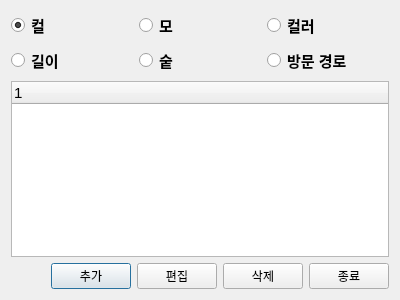
<?xml version="1.0" encoding="UTF-8"?>
<ui version="4.0">
 <class>EditDbTableDialog</class>
 <widget class="QDialog" name="EditDbTableDialog">
  <property name="geometry">
   <rect>
    <x>0</x>
    <y>0</y>
    <width>384</width>
    <height>300</height>
   </rect>
  </property>
  <property name="windowTitle">
   <string>Dialog</string>
  </property>
  <layout class="QVBoxLayout" name="verticalLayout_2">
   <item>
    <layout class="QVBoxLayout" name="verticalLayout">
     <item>
      <layout class="QHBoxLayout" name="horizontalLayout">
       <item>
        <widget class="QRadioButton" name="radioButton_curl">
         <property name="font">
          <font>
           <family>Agency FB</family>
           <pointsize>11</pointsize>
           <weight>75</weight>
           <bold>true</bold>
          </font>
         </property>
         <property name="text">
          <string>컬</string>
         </property>
         <property name="checked">
          <bool>true</bool>
         </property>
        </widget>
       </item>
       <item>
        <widget class="QRadioButton" name="radioButton_type">
         <property name="font">
          <font>
           <family>Agency FB</family>
           <pointsize>11</pointsize>
           <weight>75</weight>
           <bold>true</bold>
          </font>
         </property>
         <property name="text">
          <string>모</string>
         </property>
        </widget>
       </item>
       <item>
        <widget class="QRadioButton" name="radioButton_color">
         <property name="font">
          <font>
           <family>Agency FB</family>
           <pointsize>11</pointsize>
           <weight>75</weight>
           <bold>true</bold>
          </font>
         </property>
         <property name="text">
          <string>컬러</string>
         </property>
        </widget>
       </item>
      </layout>
     </item>
     <item>
      <layout class="QHBoxLayout" name="horizontalLayout_2">
       <item>
        <widget class="QRadioButton" name="radioButton_length">
         <property name="font">
          <font>
           <pointsize>11</pointsize>
           <weight>75</weight>
           <bold>true</bold>
          </font>
         </property>
         <property name="text">
          <string>길이</string>
         </property>
        </widget>
       </item>
       <item>
        <widget class="QRadioButton" name="radioButton_number">
         <property name="font">
          <font>
           <pointsize>11</pointsize>
           <weight>75</weight>
           <bold>true</bold>
          </font>
         </property>
         <property name="text">
          <string>숱</string>
         </property>
        </widget>
       </item>
       <item>
        <widget class="QRadioButton" name="radioButton_contact">
         <property name="font">
          <font>
           <pointsize>11</pointsize>
           <weight>75</weight>
           <bold>true</bold>
          </font>
         </property>
         <property name="text">
          <string>방문 경로</string>
         </property>
        </widget>
       </item>
      </layout>
     </item>
    </layout>
   </item>
   <item>
    <widget class="QTreeWidget" name="treeWidget">
     <property name="font">
      <font>
       <pointsize>11</pointsize>
      </font>
     </property>
     <column>
      <property name="text">
       <string notr="true">1</string>
      </property>
     </column>
    </widget>
   </item>
   <item>
    <layout class="QHBoxLayout" name="horizontalLayout_3">
     <item>
      <spacer name="horizontalSpacer">
       <property name="orientation">
        <enum>Qt::Horizontal</enum>
       </property>
       <property name="sizeType">
        <enum>QSizePolicy::Minimum</enum>
       </property>
       <property name="sizeHint" stdset="0">
        <size>
         <width>40</width>
         <height>20</height>
        </size>
       </property>
      </spacer>
     </item>
     <item>
      <widget class="QPushButton" name="pushButton_add">
       <property name="text">
        <string>추가</string>
       </property>
      </widget>
     </item>
     <item>
      <widget class="QPushButton" name="pushButton_edit">
       <property name="text">
        <string>편집</string>
       </property>
      </widget>
     </item>
     <item>
      <widget class="QPushButton" name="pushButton_delete">
       <property name="text">
        <string>삭제</string>
       </property>
      </widget>
     </item>
     <item>
      <widget class="QPushButton" name="pushButton_3">
       <property name="text">
        <string>종료</string>
       </property>
      </widget>
     </item>
    </layout>
   </item>
  </layout>
 </widget>
 <resources/>
 <connections>
  <connection>
   <sender>pushButton_3</sender>
   <signal>clicked()</signal>
   <receiver>EditDbTableDialog</receiver>
   <slot>accept()</slot>
   <hints>
    <hint type="sourcelabel">
     <x>434</x>
     <y>438</y>
    </hint>
    <hint type="destinationlabel">
     <x>467</x>
     <y>417</y>
    </hint>
   </hints>
  </connection>
 </connections>
</ui>
